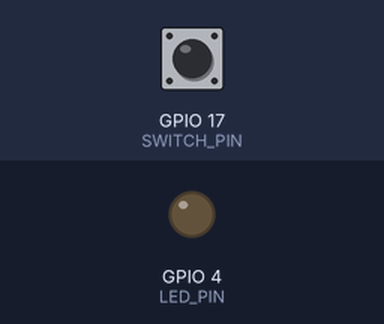
Simulated run of this program. Board: Raspberry Pi (BCM pin numbers). Parts: output pins drawn as LEDs (lit = HIGH). The inputs (shaded band) are chosen by the test bench; at power-on: GPIO 17 (SWITCH_PIN) LOW. What the program prints to the terminal is not drawn.

Above: at 1.2 s.
1.3 s: GPIO 17 (SWITCH_PIN) pulled HIGH for 0.15 s
At 1.37 s:
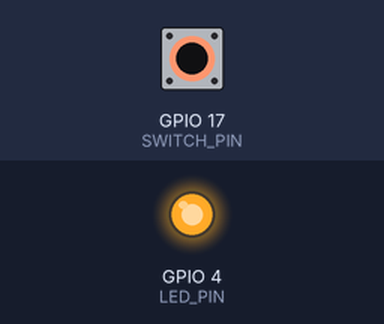
2.9 s: GPIO 17 (SWITCH_PIN) pulled HIGH for 3.2 s
At 7.0 s:
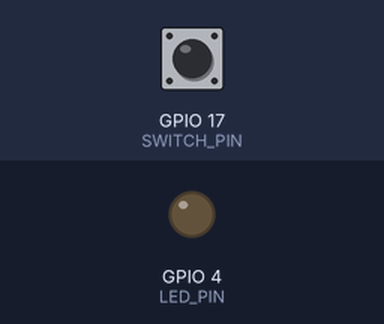
Timing chart, 0 to 8.5 s (numbered marks = the images above; inputs shaded):
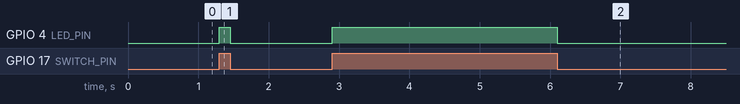

Measured:
- after the input at 1.3 s, GPIO 4 (LED_PIN): LOW → HIGH at once, → LOW 0.15 s later
- after the input at 2.9 s, GPIO 4 (LED_PIN): LOW → HIGH at once, → LOW 3.2 s later

The program:

switch_led.py
```python
import RPi.GPIO as GPIO

LED_PIN = 4
SWITCH_PIN = 17

GPIO.setmode(GPIO.BCM)
GPIO.setup(LED_PIN, GPIO.OUT)
GPIO.setup(SWITCH_PIN, GPIO.IN, pull_up_down=GPIO.PUD_DOWN)     # 3.3V

try:
    while True:
        val = GPIO.input(SWITCH_PIN)    # 누르지 않았을 때 = 0 / 눌렀을 때 = 1
        print(val)
        GPIO.output(LED_PIN, val)       # GPIO.LOW = 0 / GPIO.HIGH = 1

finally:
    GPIO.cleanup()
    print('cleanup and exit')
```
